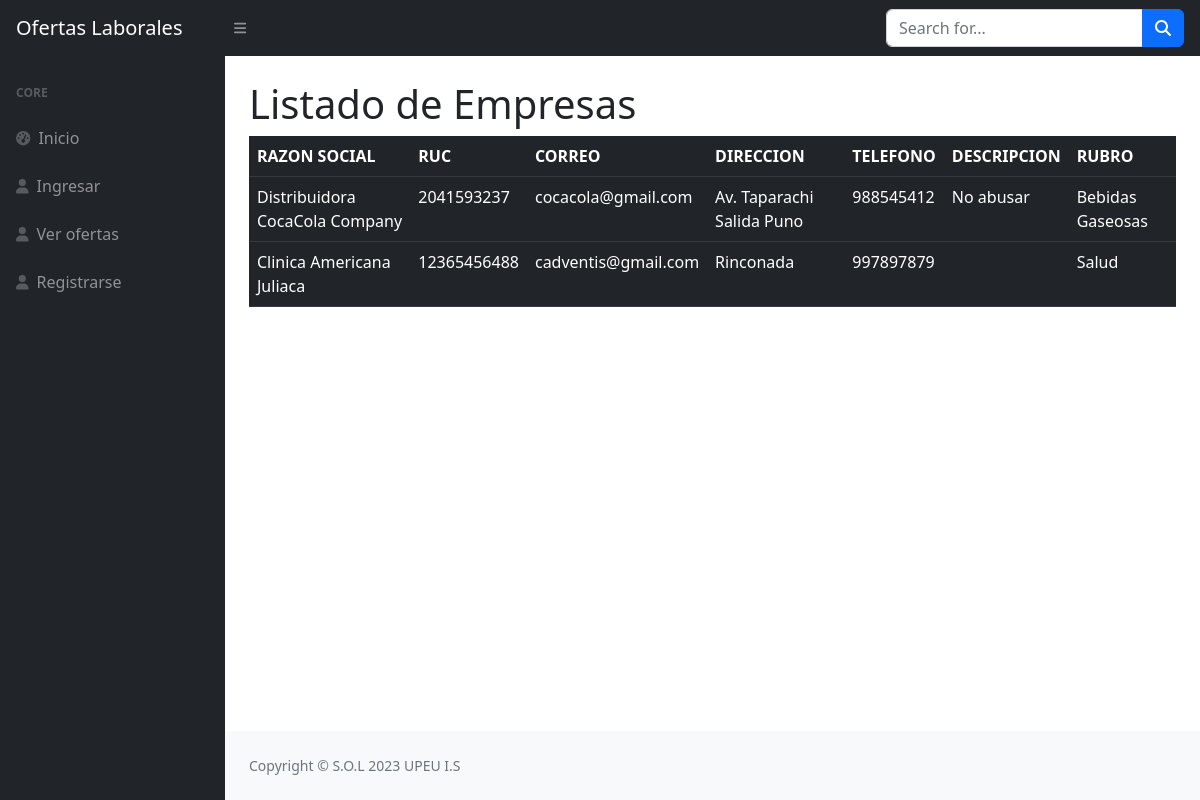
The app's page /source/admin/listar_empresas.php with its own data.
### tables this page shows
CREATE TABLE `empresas` (
  `id` int(3) NOT NULL,
  `razon_social` varchar(128) NOT NULL DEFAULT '',
  `ruc` varchar(11) NOT NULL DEFAULT '',
  `correo` varchar(64) NOT NULL DEFAULT '',
  `direccion` varchar(128) NOT NULL DEFAULT '',
  `telefono` varchar(10) NOT NULL DEFAULT '',
  `descripcion` varchar(500) NOT NULL DEFAULT '',
  `rubro` varchar(64) NOT NULL DEFAULT '',
  `id_usuario` int(2) DEFAULT NULL
);

### source/admin/listar_empresas.php (the view, shortened to what this page needs)
<?php
include("../../includes/header.php");
$conexion = conectar();
?>
<main>
    <div class="container-fluid px-4">
        <h1 class="mt-4">Listado de Empresas</h1>
        <?php
        $sql="SELECT * FROM empresas";
        $registros=mysqli_query($conexion,$sql);
        echo'<table class="table table-dark table-hover">';
        echo'<th>RAZON SOCIAL</th>';
        echo'<th>RUC</th>';
        echo'<th>CORREO</th>';
        echo'<th>DIRECCION</th>';
        echo'<th>TELEFONO</th>';
        echo'<th>DESCRIPCION</th>';
        echo'<th>RUBRO</th>';
        while($fila=mysqli_fetch_assoc($registros)){
            echo'<tr>';
            echo '<td>',$fila['razon_social'],'</td>';
            echo '<td>',$fila['ruc'],'</td>';
            echo '<td>',$fila['correo'],'</td>';
            echo '<td>',$fila['direccion'],'</td>';
            echo '<td>',$fila['telefono'],'</td>';
            echo '<td>',$fila['descripcion'],'</td>';
            echo '<td>',$fila['rubro'],'</td>';
            echo'</tr>';
        }
        echo'</table>';
        ?>
</main>
<?php
include("../../includes/footer.php");
?>

### includes/header.php (shortened to what this page needs)
<!DOCTYPE html>
<html lang="en">
<head>
    <link href="https://cdn.jsdelivr.net/npm/simple-datatables@7.1.2/dist/style.min.css" rel="stylesheet" />
    <link href="http://localhost/ofertas/plantilla/css/styles.css" rel="stylesheet" />
</head>
<body class="sb-nav-fixed">
    <nav class="sb-topnav navbar navbar-expand navbar-dark bg-dark">
        <a class="navbar-brand ps-3" href="index.html">Ofertas Laborales</a>
        <button class="btn btn-link btn-sm order-1 order-lg-0 me-4 me-lg-0" id="sidebarToggle" href="#!"><i class="fas fa-bars"></i></button>
        <form class="d-none d-md-inline-block form-inline ms-auto me-0 me-md-3 my-2 my-md-0">
            <div class="input-group">
                <input class="form-control" type="text" placeholder="Search for..." aria-label="Search for..." aria-describedby="btnNavbarSearch" />
                <button class="btn btn-primary" id="btnNavbarSearch" type="button"><i class="fas fa-search"></i></button>
            </div>
        </form>
    </nav>
    <div id="layoutSidenav">
        <div id="layoutSidenav_nav">
            <nav class="sb-sidenav accordion sb-sidenav-dark" id="sidenavAccordion">
                <div class="sb-sidenav-menu">
                    <div class="nav">
                        <div class="sb-sidenav-menu-heading">Core</div>
                        <a class="nav-link" href="<?= RUTA_GENERAL; ?>index.php">
                            <div class="sb-nav-link-icon"><i class="fas fa-tachometer-alt"></i></div>
                            Inicio
                        </a>
                    </div>
                    <?php if (!isset($_SESSION['S_USUARIO'])) { ?>
                        <div class="nav">
                            <a class="nav-link" href="<?= RUTA_GENERAL; ?>source/ingresar.php">
                                <div class="sb-nav-link-icon"><i class="fas fa-user"></i></div>
                                Ingresar
                            </a>
                        </div>
                    <?php } ?>
                    <div class="nav">
                        <a class="nav-link" href="<?= RUTA_GENERAL; ?>source/ingresar.php">
                            <div class="sb-nav-link-icon"><i class="fas fa-user"></i></div>
                            Ver ofertas
                        </a>
                    </div>
                    <div class="nav">
                        <a class="nav-link" href="<?= RUTA_GENERAL; ?>source/ingresar.php">
                            <div class="sb-nav-link-icon"><i class="fas fa-user"></i></div>
                            Registrarse
                        </a>
                    </div>
                </div>
            </nav>
        </div>
        <div id="layoutSidenav_content">

### includes/footer.php (shortened to what this page needs)
<footer class="py-4 bg-light mt-auto">
                    <div class="container-fluid px-4">
                        <div class="d-flex align-items-center justify-content-between small">
                            <div class="text-muted">Copyright &copy; S.O.L 2023 UPEU I.S</div>
                        </div>
                    </div>
                </footer>
            </div>
        </div>
    </body>
</html>

### records on screen
empresas: razon_social "Distribuidora CocaCola Company", ruc "2041593237", correo "cocacola@gmail.com", direccion "Av. Taparachi Salida Puno", telefono "988545412", descripcion "No abusar", rubro "Bebidas Gaseosas"
empresas: razon_social "Clinica Americana Juliaca", ruc "12365456488", correo "cadventis@gmail.com", direccion "Rinconada", telefono "997897879", rubro "Salud"
